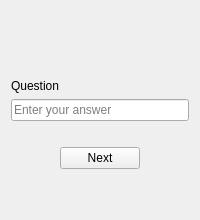
               <widget class="QWidget" name="page_9">
                <layout class="QVBoxLayout" name="verticalLayout_17">
                 <item>
                  <layout class="QHBoxLayout" name="horizontalLayout_33">
                   <item>
                    <widget class="QPushButton" name="pushButton_25">
                     <property name="text">
                      <string/>
                     </property>
                     <property name="flat">
                      <bool>true</bool>
                     </property>
                    </widget>
                   </item>
                   <item>
                    <spacer name="horizontalSpacer_36">
                     <property name="orientation">
                      <enum>Qt::Horizontal</enum>
                     </property>
                     <property name="sizeHint" stdset="0">
                      <size>
                       <width>40</width>
                       <height>20</height>
                      </size>
                     </property>
                    </spacer>
                   </item>
                  </layout>
                 </item>
                 <item>
                  <spacer name="verticalSpacer_7">
                   <property name="orientation">
                    <enum>Qt::Vertical</enum>
                   </property>
                   <property name="sizeHint" stdset="0">
                    <size>
                     <width>20</width>
                     <height>40</height>
                    </size>
                   </property>
                  </spacer>
                 </item>
                 <item>
                  <layout class="QVBoxLayout" name="verticalLayout_16">
                   <item>
                    <widget class="QLabel" name="label_9">
                     <property name="text">
                      <string>Question</string>
                     </property>
                    </widget>
                   </item>
                   <item>
                    <widget class="QLineEdit" name="lineEdit_7">
                     <property name="placeholderText">
                      <string>Enter your answer</string>
                     </property>
                    </widget>
                   </item>
                   <item>
                    <widget class="QLabel" name="label_29">
                     <property name="styleSheet">
                      <string notr="true">color: rgb(255, 0, 0);</string>
                     </property>
                     <property name="text">
                      <string/>
                     </property>
                    </widget>
                   </item>
                  </layout>
                 </item>
                 <item>
                  <layout class="QHBoxLayout" name="horizontalLayout_27">
                   <item>
                    <spacer name="horizontalSpacer_34">
                     <property name="orientation">
                      <enum>Qt::Horizontal</enum>
                     </property>
                     <property name="sizeHint" stdset="0">
                      <size>
                       <width>40</width>
                       <height>20</height>
                      </size>
                     </property>
                    </spacer>
                   </item>
                   <item>
                    <widget class="QPushButton" name="pushButton_23">
                     <property name="text">
                      <string>Next</string>
                     </property>
                    </widget>
                   </item>
                   <item>
                    <spacer name="horizontalSpacer_35">
                     <property name="orientation">
                      <enum>Qt::Horizontal</enum>
                     </property>
                     <property name="sizeHint" stdset="0">
                      <size>
                       <width>40</width>
                       <height>20</height>
                      </size>
                     </property>
                    </spacer>
                   </item>
                  </layout>
                 </item>
                 <item>
                  <spacer name="verticalSpacer_8">
                   <property name="orientation">
                    <enum>Qt::Vertical</enum>
                   </property>
                   <property name="sizeHint" stdset="0">
                    <size>
                     <width>20</width>
                     <height>40</height>
                    </size>
                   </property>
                  </spacer>
                 </item>
                </layout>
               </widget>
